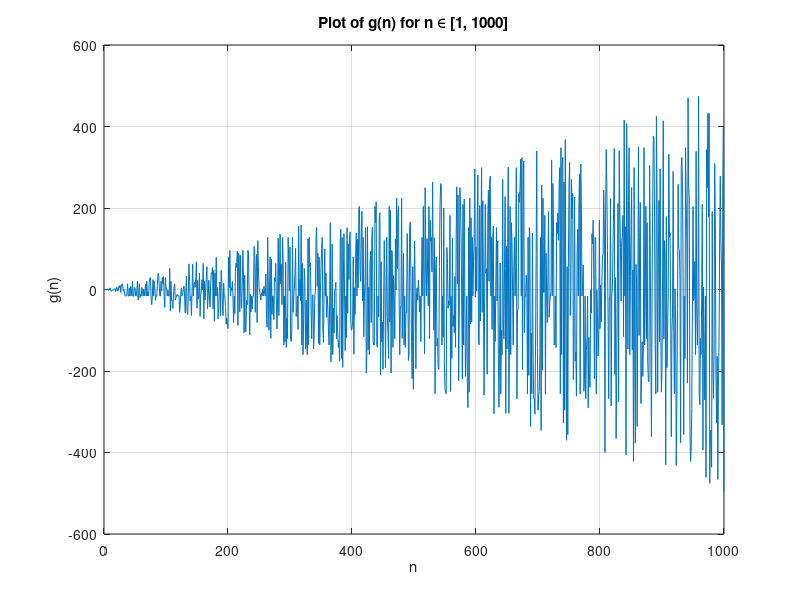

MATLAB code to generate this figure:
% Define the function f(x)
f = @(x) x .* (((x + 1) ./ x) - 1) - 1;

% Machine epsilon
epsilon = eps;

% Define the function g(n)
g = @(n) f(n) / epsilon;

% Generate the integer values from 1 to 1000
n = 1:1000;

% Evaluate g(n)
g_values = g(n);

% Plot g(n)
figure;
plot(n, g_values);
xlabel('n');
ylabel('g(n)');
title('Plot of g(n) for n ∈ [1, 1000]');
grid on;


% Find values of n where g(n) is 0
zero_indices = find(g_values == 0);

% Display the results
if isempty(zero_indices)
    disp('No values of n satisfy g(n) = 0 within the range [1, 1000].');
else
    disp('Values of n that satisfy g(n) = 0:');
    disp(n(zero_indices));
end

